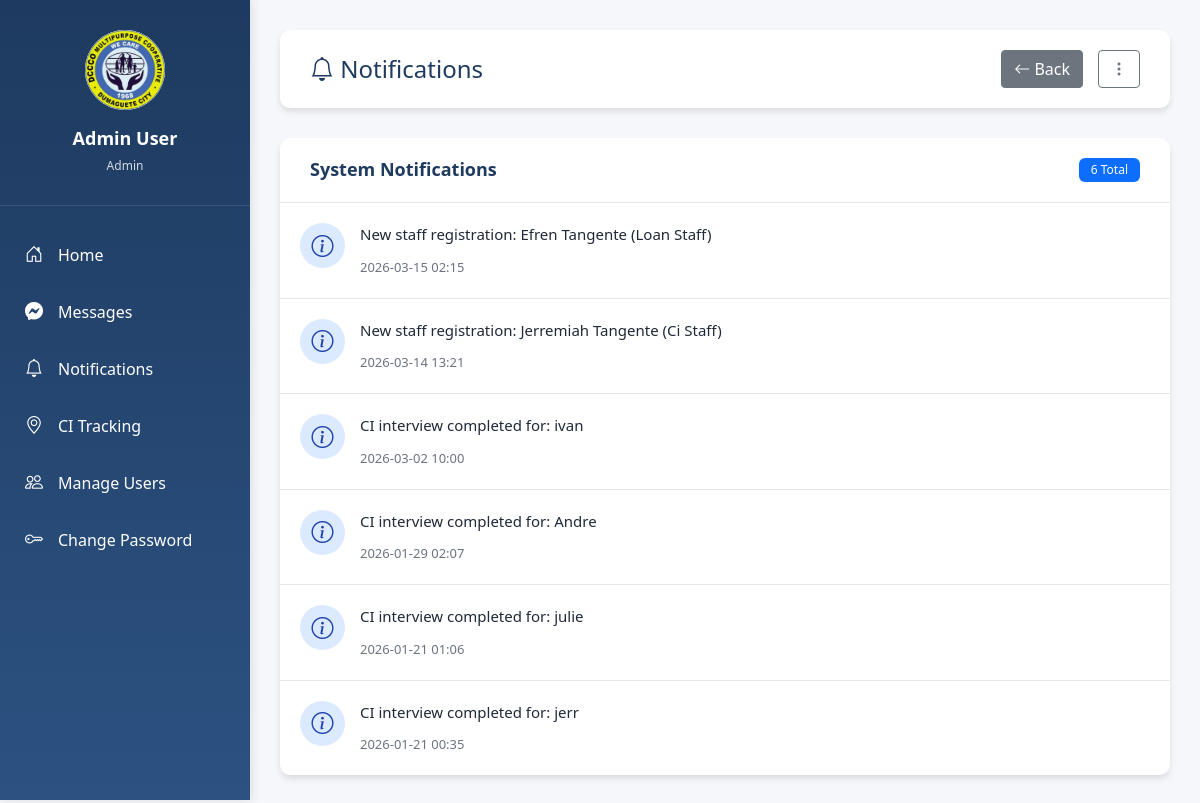
Page /notifications (signed in) on the committed database.
### tables this page shows
CREATE TABLE users (
    id INTEGER PRIMARY KEY AUTOINCREMENT,
    email TEXT UNIQUE NOT NULL,
    password_hash TEXT NOT NULL,
    name TEXT NOT NULL,
    role TEXT NOT NULL CHECK(role IN ('admin', 'loan_staff', 'ci_staff')),
    signature_path TEXT,
    current_workload INTEGER DEFAULT 0
, is_online INTEGER DEFAULT 0, last_seen TEXT, is_approved INTEGER DEFAULT 0, created_at TEXT, backup_email TEXT, password_reset_token TEXT, password_reset_expires TEXT, approval_type TEXT DEFAULT "new_account");

CREATE TABLE notifications (
    id INTEGER PRIMARY KEY AUTOINCREMENT,
    user_id INTEGER NOT NULL,
    message TEXT NOT NULL,
    link TEXT,
    is_read INTEGER DEFAULT 0,
    created_at TEXT DEFAULT CURRENT_TIMESTAMP,
    FOREIGN KEY (user_id) REFERENCES users(id)
);

### app.py (the view)
@app.route('/notifications')
@login_required
def notifications():
    conn = get_db()
    notifs = conn.execute('''
        SELECT * FROM notifications
        WHERE user_id=?
        ORDER BY created_at DESC
        LIMIT 50
    ''', (current_user.id,)).fetchall()
    conn.execute('UPDATE notifications SET is_read=1 WHERE user_id=?', (current_user.id,))
    conn.commit()
    conn.close()
    return render_template('notifications.html', notifications=notifs, unread_count=0)

### app.py (called while the page is built)
def get_db():
    conn = sqlite3.connect(DATABASE, timeout=10)
    conn.row_factory = sqlite3.Row
    return conn

@login_manager.user_loader
def load_user(user_id):
    conn = get_db()
    row = conn.execute('SELECT * FROM users WHERE id=?', (user_id,)).fetchone()
    conn.close()
    if row:
        backup_email = row['backup_email'] if 'backup_email' in row.keys() else None
        return User(row['id'], row['email'], row['name'], row['role'], row['signature_path'], backup_email)
    return None

### templates/notifications.html (shortened to what this page needs)
{% extends "base.html" %}
{% block content %}
<div class="top-bar">
    <h2><i class="bi bi-bell"></i> Notifications</h2>
    <div class="top-bar-actions">
        <a href="{{ url_for('index') }}" class="btn btn-secondary">
            <i class="bi bi-arrow-left"></i> Back
        </a>
        <div class="user-menu-container">
            <button class="btn btn-outline-secondary user-menu-btn" type="button">
                <i class="bi bi-three-dots-vertical"></i>
            </button>
        </div>
    </div>
</div>
<div class="content-card">
    <div class="content-card-header">
        <h5>System Notifications</h5>
        <span class="badge bg-primary">{{ notifications|length }} Total</span>
    </div>
    <div class="content-card-body p-0">
        {% if notifications %}
        <div class="notification-list">
            {% for notif in notifications %}
            <a href="{{ notif.link or '#' }}" class="notification-item">
                <div class="notification-icon">
                    <i class="bi bi-info-circle"></i>
                </div>
                <div class="notification-content">
                    <p class="notification-message">{{ notif.message }}</p>
                    <small class="notification-time">{{ notif.created_at[:16] }}</small>
                </div>
            </a>
            {% endfor %}
        </div>
        {% else %}
        <div class="text-center py-5 text-muted">
            <i class="bi bi-bell-slash" style="font-size: 64px;"></i>
            <p class="mt-3">No notifications</p>
        </div>
        {% endif %}
    </div>
</div>
{% endblock %}

### templates/base.html (shortened to what this page needs)
<!DOCTYPE html>
<html>
<head>
    <link href="https://cdn.jsdelivr.net/npm/bootstrap@5.1.3/dist/css/bootstrap.min.css" rel="stylesheet">
    <link rel="stylesheet" href="https://cdn.jsdelivr.net/npm/bootstrap-icons@1.10.0/font/bootstrap-icons.css">
</head>
<body>
    {% if current_user.is_authenticated %}
    <div class="dashboard-container">
        <div class="sidebar" id="sidebar">
            <div class="sidebar-header">
                <div class="sidebar-logo">
                    <img src="{{ url_for('static', filename='images/logo.jpg') }}" alt="DCCCO Multipurpose Cooperative">
                </div>
                <div class="sidebar-user">{{ current_user.name }}</div>
                <div class="sidebar-email">{{ current_user.role.replace('_', ' ').title() }}</div>
            </div>
            <nav class="sidebar-nav">
                <a href="{% if current_user.role == 'admin' %}{{ url_for('admin_dashboard') }}{% elif current_user.role == 'ci_staff' %}{{ url_for('ci_dashboard') }}{% else %}{{ url_for('loan_dashboard') }}{% endif %}">
                    <i class="bi bi-house-door"></i> Home
                </a>
                <a href="{{ url_for('messages') }}" class="notification-badge">
                    <i class="bi bi-messenger"></i> Messages
                </a>
                <a href="{{ url_for('notifications') }}" class="notification-badge">
                    <i class="bi bi-bell"></i> Notifications
                </a>
                {% if current_user.role == 'admin' %}
                <a href="{{ url_for('ci_tracking') }}">
                    <i class="bi bi-geo-alt"></i> CI Tracking
                </a>
                <a href="{{ url_for('manage_users') }}">
                    <i class="bi bi-people"></i> Manage Users
                </a>
                {% endif %}
                <a href="{{ url_for('change_password') }}">
                    <i class="bi bi-key"></i> Change Password
                </a>
            </nav>
        </div>
        <div class="main-content">
    {% else %}
    <div class="container mt-4">
    {% endif %}
            {% block content %}{% endblock %}
    {% if current_user.is_authenticated %}
        </div>
    </div>
    {% else %}
    </div>
    {% endif %}
</body>
</html>

### templates/base.html (style rules this page uses)
:root { --primary-blue: #1e3a5f; --secondary-blue: #2c5282; --accent-yellow: #fbbf24; --light-bg: #f5f7fa; --card-shadow: 0 4px 6px rgba(0, 0, 0, 0.1); }
body { background-color: var(--light-bg); font-family: 'Segoe UI', Tahoma, Geneva, Verdana, sans-serif; }
.dashboard-container { display: flex; min-height: 100vh; }
.sidebar { width: 250px; background: linear-gradient(180deg, var(--primary-blue) 0%, var(--secondary-blue) 100%); color: white; padding: 0; position: fixed; height: 100vh; left: 0; top: 0; box-shadow: 2px 0 10px rgba(0,0,0,0.1); z-index: 1000; display: flex; flex-direction: column; }
.sidebar-header { padding: 30px 20px; text-align: center; border-bottom: 1px solid rgba(255,255,255,0.1); }
.sidebar-logo { width: 80px; height: 80px; border-radius: 50%; background: white; margin: 0 auto 15px; display: flex; align-items: center; justify-content: center; overflow: hidden; }
.sidebar-logo img { width: 100%; height: 100%; object-fit: cover; }
.sidebar-user { font-size: 18px; font-weight: 600; margin-bottom: 5px; }
.sidebar-email { font-size: 12px; opacity: 0.8; }
.sidebar-nav { padding: 20px 0; flex: 1; overflow-y: auto; overflow-x: hidden; }
.sidebar-nav a { display: flex; align-items: center; padding: 15px 25px; color: white; text-decoration: none; transition: all 0.3s; }
.sidebar-nav i { margin-right: 15px; font-size: 18px; }
.main-content { margin-left: 250px; flex: 1; padding: 30px; width: calc(100% - 250px); }
.top-bar { display: flex; justify-content: space-between; align-items: center; margin-bottom: 30px; background: white; padding: 20px 30px; border-radius: 10px; box-shadow: var(--card-shadow); }
.top-bar h2 { margin: 0; color: var(--primary-blue); font-size: 24px; }
.top-bar-actions { display: flex; gap: 15px; align-items: center; }
.content-card { background: white; border-radius: 10px; box-shadow: var(--card-shadow); margin-bottom: 20px; }
.content-card-header { padding: 20px 30px; border-bottom: 1px solid #e5e7eb; display: flex; justify-content: space-between; align-items: center; }
.content-card-header h5 { margin: 0; color: var(--primary-blue); font-size: 18px; font-weight: 600; }
.content-card-body { padding: 30px; }
.badge { padding: 6px 12px; border-radius: 6px; font-weight: 500; }
.notification-badge { position: relative; }
.user-menu-container { position: relative; display: inline-block; z-index: 1001; }
.user-menu-btn { position: relative; z-index: 1002; }

### templates/notifications.html (style rules this page uses)
.notification-list { max-height: 600px; overflow-y: auto; }
.notification-item { display: flex; padding: 20px; border-bottom: 1px solid #e5e7eb; text-decoration: none; color: inherit; transition: background-color 0.2s; }
.notification-item:last-child { border-bottom: none; }
.notification-icon { width: 45px; height: 45px; border-radius: 50%; background: #dbeafe; color: #1e40af; display: flex; align-items: center; justify-content: center; margin-right: 15px; flex-shrink: 0; }
.notification-icon i { font-size: 22px; }
.notification-content { flex: 1; }
.notification-message { margin: 0 0 8px 0; font-size: 15px; color: #1f2937; line-height: 1.5; }
.notification-time { font-size: 13px; color: #6b7280; }

### rows in the picture
users: name "Admin User", role.replace "Admin"
notifications: message "New staff registration: Efren Tangente (Loan Staff)", created_at "2026-03-15 02:15"
notifications: message "New staff registration: Jerremiah Tangente (Ci Staff)", created_at "2026-03-14 13:21"
notifications: message "CI interview completed for: ivan", created_at "2026-03-02 10:00"
notifications: message "CI interview completed for: Andre", created_at "2026-01-29 02:07"
notifications: message "CI interview completed for: julie", created_at "2026-01-21 01:06"
notifications: message "CI interview completed for: jerr", created_at "2026-01-21 00:35"

### other values in the picture
{{ notifications|length }} "6"
